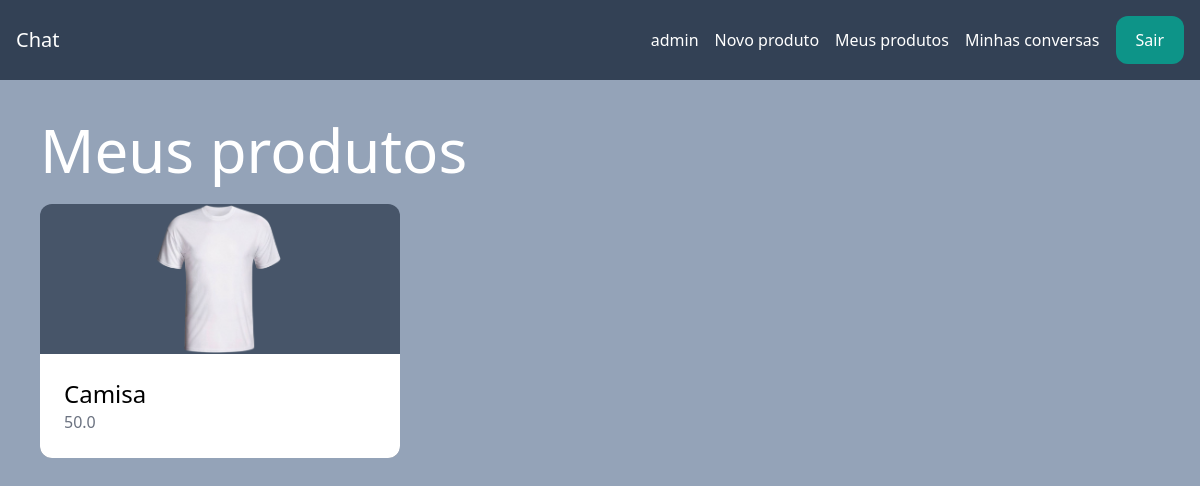
Screenshot of /me/products/ (signed in) with the database file from the repository.
### product/models.py (models this page shows, shortened)
class Product(models.Model):
  name = models.CharField(max_length=255)
  description = models.TextField(blank=True, null=True)
  price = models.FloatField()
  image = models.ImageField(upload_to='product_images', blank=True, null=True)
  is_sold = models.BooleanField(default=False)
  created_by = models.ForeignKey(User, related_name='products', on_delete=models.CASCADE)
  created_at = models.DateTimeField(auto_now_add=True)

### me/views.py (the view)
# urls.py: path('products/', include('product.urls')),
def products(request):
  products = Product.objects.filter(created_by=request.user)
  return render(request, 'me/products.html', {
    'products': products
  })

### me/templates/me/products.html (shortened to what this page needs)
{% extends 'core/base.html' %}
{% block content %}
<div class="p-10 flex flex-col">
  <h1 class="text-2xl lg:text-6xl text-white">Meus produtos</h1>
  <div class="grid grid-cols-3 gap-5 mt-6">
    {% for product in products %}
      <div class="bg-slate-600 rounded-xl">
        <a href="{% url 'product:detail' product.id %}">
          <div class="flex justify-center">
            <img src="{{ product.image.url }}" class="rounded-t-xl h-[150px]">
          </div>
          <div class="p-6 bg-white rounded-b-xl">
            <h2 class="text-2xl">{{ product.name }}</h2>
            <p class="text-gray-500">{{ product.price }}</p>
          </div>
        </a>
      </div>
    {% endfor %}
  </div>
</div>
{% endblock %}

### core/templates/core/base.html (shortened to what this page needs)
<!DOCTYPE html>
<html lang="en">
<head>
  <script src="https://cdn.tailwindcss.com"></script>
</head>
<body class="bg-slate-400">
  <nav class="flex items-center justify-between p-4 bg-slate-700">
    <div>
      <a href="/" class="text-xl text-white">Chat</a>
    </div>
    <div class="flex items-center space-x-4">
      {% if request.user.is_authenticated %}
        <span class="text-white">{{ request.user.username }}</span>
        <a href="/products/new" class="text-white hover:text-gray-200">Novo produto</a>
        <a href="/me/products" class="text-white hover:text-gray-200">Meus produtos</a>
        <a href="/me/chats" class="text-white hover:text-gray-200">Minhas conversas</a>
        <a href="/logout" class="px-5 py-3 rounded-xl text-white bg-teal-600 hover:bg-slate-800">Sair</a>
        {% else %}
        <a href="/login" class="text-white hover:text-gray-200">Login</a>
        <a href="/signup" class="px-5 py-3 rounded-xl text-white bg-slate-600 hover:bg-slate-800">Registrar</a>
      {% endif %}
    </div>
  </nav>
  {% block content %}
  {% endblock %}
</body>
</html>

### rows the page displays
Product: image (picture), name "Camisa", price "50.0"

### other values shown
{{ request.user.username }} "admin"
